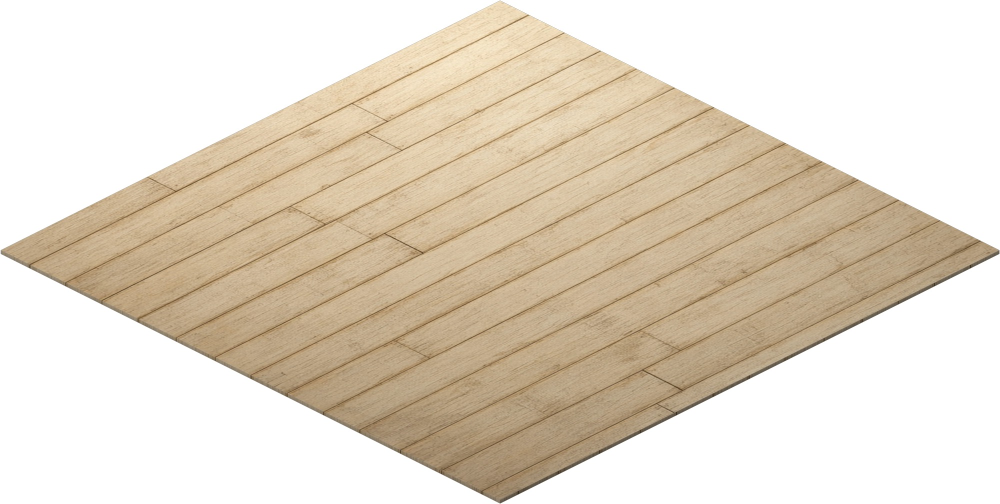
#> input picture art_src/medieval/floor_planks_src.jpg, 2000 x 1008 px (shown at 1/2 size)
$ python process_medieval_floor.py
#> lines starting #> are read from the running program, lines starting #| are printed output that depends on the picture; after the words box and inside, x2 and y2 are one past the last pixel; in counts of white or black regions, pixels touching at a corner belong together
#!/usr/bin/env python3
"""Single-image 12x12 floor: art_src/medieval/floor_planks_src.jpg (2000x1008, white bg, slab thickness
visible on the lower edges) -> public/assets/tiles/floor_planks.png (1536x768 RGBA, = 12x12 grid diamond
of 768x384 displayed px at 2x).

The top surface of the source is an exact 2:1 diamond (fitted: edge slopes 0.5000/0.4998). Only that
surface is kept (the slab side is cropped away). Steps: fit diamond -> erode 3 src px and extend the
interior colours outward (no white halo) -> resample to 1536x768 -> hard pixel-centre diamond mask
|cx|/768 + |cy|/384 < 1 (same rule FloorRenderer uses), so tile edges are exact 2:1 and seam-free.
"""
import numpy as np
from PIL import Image
from scipy import ndimage as ndi
import os, sys

ROOT = os.path.dirname(os.path.dirname(os.path.abspath(__file__)))
SRC = os.path.join(ROOT, 'art_src/medieval/floor_planks_src.jpg')
OUT = os.path.join(ROOT, 'public/assets/tiles/floor_planks.png')

im = Image.open(SRC).convert('RGB')
#> im is the input picture: PIL image 2000x1008 RGB; mean R, G, B 226.3, 215.1, 198.6
a = np.asarray(im).astype(np.float64)
H, W = a.shape[:2]
#> H = 1008; W = 2000

# --- fit the top-surface diamond from the (clean) upper-left / upper-right edges ---
cov = np.clip((255 - a.min(axis=2)) / 90.0, 0, 1)
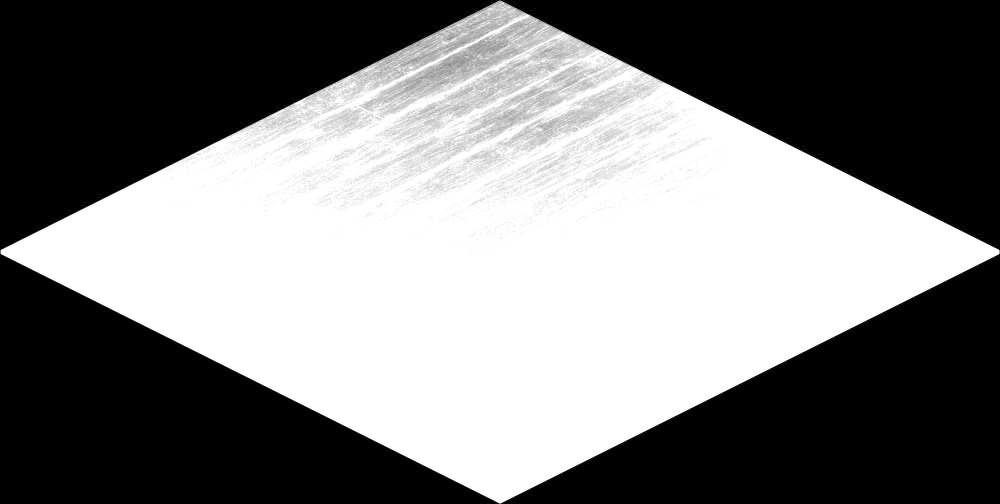
#> cov: shape (1008, 2000) float64 (shown at 1/2 size); min 0, max 1, mean 0.49
L, R = [], []
for y in range(60, 440):
    r = cov[y]
    xs = np.nonzero(r > 0.5)[0]
    x0, x1 = xs[0], xs[-1]
    L.append((y + 0.5, x0 - cov[y, x0 - 3:x0 + 1].sum()))
    R.append((y + 0.5, x1 + 1 + cov[y, x1 + 1:x1 + 4].sum()))
#> this loop made 380 passes
#> (x0, x1) on passes 1 to 3: (881, 1119), (879, 1121), (877, 1123)
#> after the loop, L = 380 pairs, first value 60.5 to 439.5, second value 121.5 to 879.4; R = 380 pairs, first value 60.5 to 439.5, second value 1120.3 to 1878.1
L = np.array(L); R = np.array(R)
pl = np.polyfit(L[:, 0], L[:, 1], 1); pr = np.polyfit(R[:, 0], R[:, 1], 1)
#> after `pl = np.polyfit(L[:, 0], L[:, 1], 1)`: pl = [-2, 1000.6]
#> after `pr = np.polyfit(R[:, 0], R[:, 1], 1)`: pr = [2, 999.3]
ty = (pr[1] - pl[1]) / (pl[0] - pr[0]); tx = pl[0] * ty + pl[1]
#> after `ty = (pr[1] - pl[1]) / (pl[0] - pr[0])`: ty = 0.317
#> after `tx = pl[0] * ty + pl[1]`: tx = 999.9
print('edge slopes dy/dx: left %.4f right %.4f' % (-1 / pl[0], 1 / pr[0]), 'top vertex', round(tx, 2), round(ty, 2))
#| edge slopes dy/dx: left 0.4999 right 0.5000 top vertex 999.92 0.32
HW = 999.0           # half width of the surface diamond (left vertex touches x~0.9, right x~1998.9)
HH = HW / 2

yy, xx = np.mgrid[0:H, 0:W]
d = np.abs(xx + 0.5 - tx) / HW + np.abs(yy + 0.5 - (ty + HH)) / HH
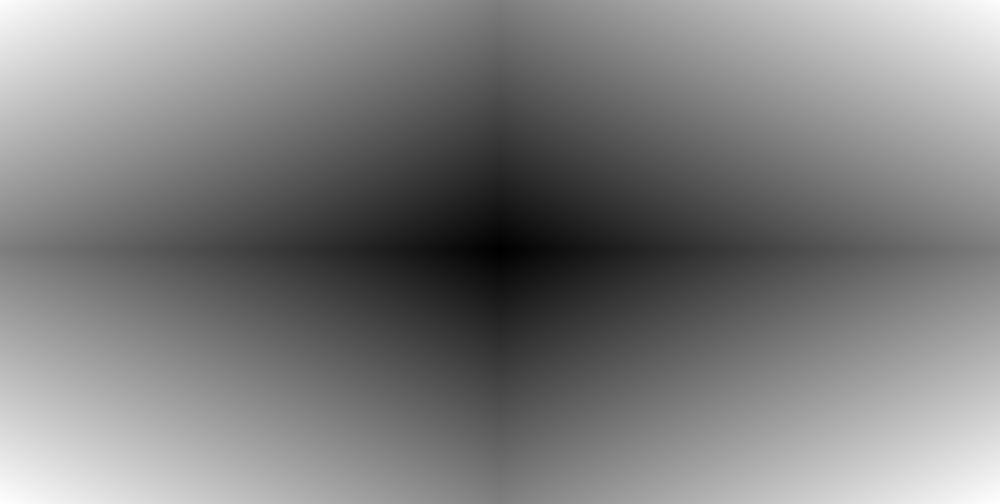
#> d: shape (1008, 2000) float64 (shown at 1/2 size); min 0.00106, max 2.02, mean 1.01; drawn with min black and max white
inside = d < 1 - 3.0 / HH           # erode ~3 src px (kills white fringe + slab-edge blend)
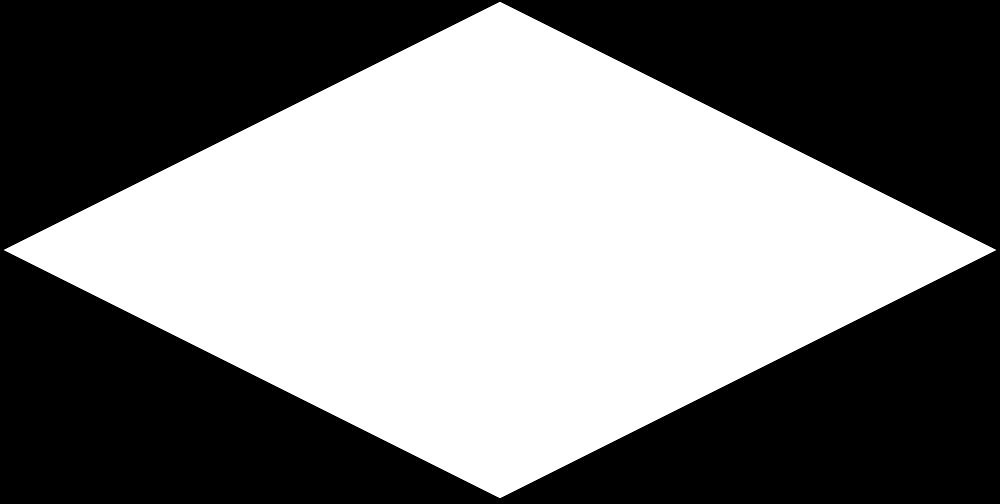
#> inside: shape (1008, 2000) bool (shown at 1/2 size); 48.9% white; 1 white region, box (x1, y1, x2, y2) and area: (8, 4, 1992, 996) 986048
idx = ndi.distance_transform_edt(~inside, return_distances=False, return_indices=True)
clean = a[idx[0], idx[1]]            # outside pixels take the nearest interior colour
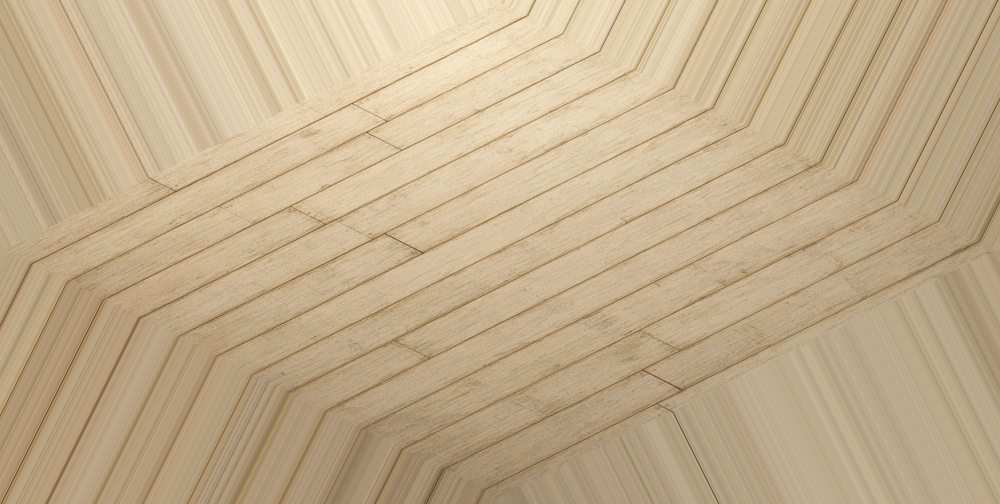
#> clean: shape (1008, 2000, 3) float64 (shown at 1/2 size); mean R, G, B 194.7, 173.1, 140.7
clean_img = Image.fromarray(np.clip(clean + 0.5, 0, 255).astype(np.uint8))

OW, OH = 1536, 768
box = (tx - HW, ty, tx + HW, ty + 2 * HH)
#> box = (0.922, 0.317, 1998.9, 999.3)
out = np.asarray(clean_img.resize((OW, OH), Image.LANCZOS, box=box)).copy()
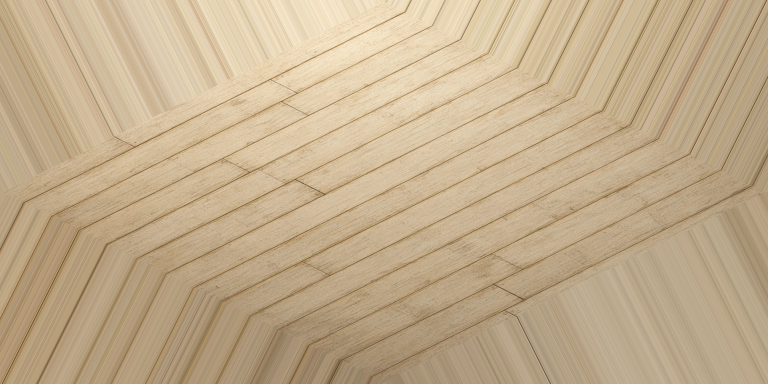
#> out: shape (768, 1536, 3) (shown at 1/2 size); mean R, G, B 194.9, 173.3, 140.8
oy, ox = np.mgrid[0:OH, 0:OW]
m = np.abs(ox + 0.5 - OW / 2) / (OW / 2) + np.abs(oy + 0.5 - OH / 2) / (OH / 2) < 1
rgba = np.dstack([out, (m * 255).astype(np.uint8)])
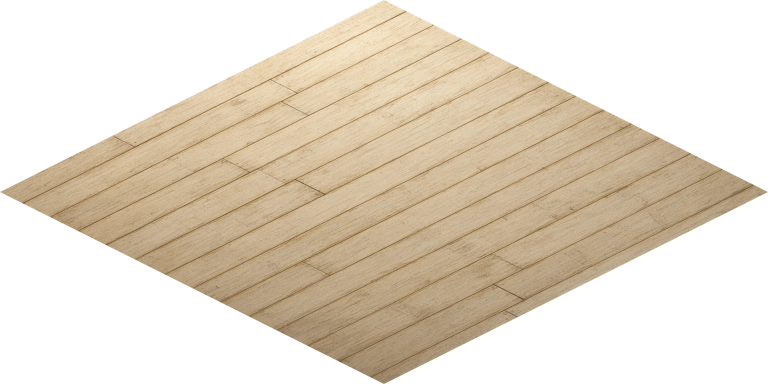
#> rgba: shape (768, 1536, 4) (shown at 1/2 size); mean R, G, B, A 194.9, 173.3, 140.8, 127.5; transparent parts drawn white
rgba[~m] = 0
os.makedirs(os.path.dirname(OUT), exist_ok=True)
Image.fromarray(rgba, 'RGBA').save(OUT, optimize=True)
print('wrote', OUT, rgba.shape, 'opaque px', int(m.sum()), 'of diamond area', OW * OH // 2)
#| wrote public/assets/tiles/floor_planks.png (768, 1536, 4) opaque px 589824 of diamond area 589824
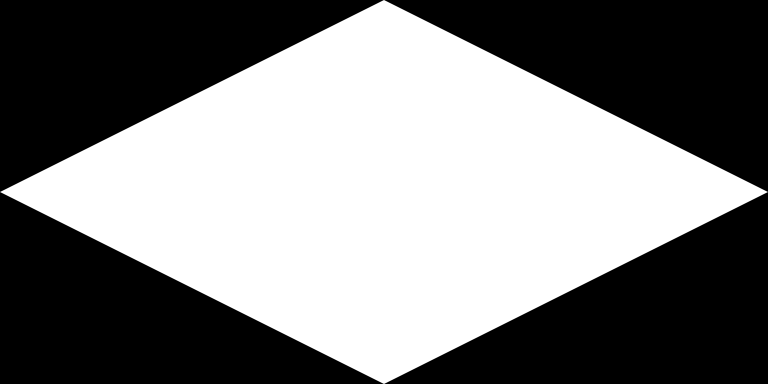
#> m: shape (768, 1536) bool (shown at 1/2 size); 50% white; 1 white region, box (x1, y1, x2, y2) and area: (1, 0, 1535, 768) 589824
